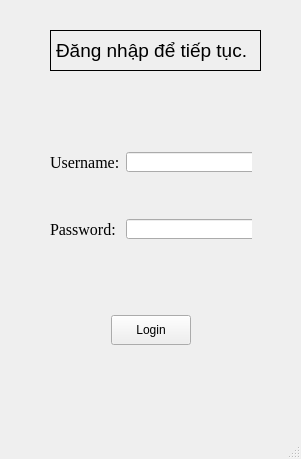
<?xml version="1.0" encoding="UTF-8"?>
<ui version="4.0">
 <class>MainWindow</class>
 <widget class="QMainWindow" name="MainWindow">
  <property name="geometry">
   <rect>
    <x>0</x>
    <y>0</y>
    <width>301</width>
    <height>459</height>
   </rect>
  </property>
  <property name="windowTitle">
   <string>MainWindow</string>
  </property>
  <widget class="QWidget" name="centralwidget">
   <widget class="QWidget" name="horizontalLayoutWidget">
    <property name="geometry">
     <rect>
      <x>50</x>
      <y>290</y>
      <width>201</width>
      <height>80</height>
     </rect>
    </property>
    <layout class="QHBoxLayout" name="horizontalLayout">
     <item>
      <spacer name="horizontalSpacer">
       <property name="orientation">
        <enum>Qt::Horizontal</enum>
       </property>
       <property name="sizeHint" stdset="0">
        <size>
         <width>40</width>
         <height>20</height>
        </size>
       </property>
      </spacer>
     </item>
     <item>
      <widget class="QPushButton" name="pushButton">
       <property name="minimumSize">
        <size>
         <width>80</width>
         <height>30</height>
        </size>
       </property>
       <property name="maximumSize">
        <size>
         <width>80</width>
         <height>30</height>
        </size>
       </property>
       <property name="text">
        <string>Login</string>
       </property>
      </widget>
     </item>
     <item>
      <spacer name="horizontalSpacer_2">
       <property name="orientation">
        <enum>Qt::Horizontal</enum>
       </property>
       <property name="sizeHint" stdset="0">
        <size>
         <width>40</width>
         <height>20</height>
        </size>
       </property>
      </spacer>
     </item>
    </layout>
   </widget>
   <widget class="QWidget" name="formLayoutWidget">
    <property name="geometry">
     <rect>
      <x>50</x>
      <y>110</y>
      <width>202</width>
      <height>171</height>
     </rect>
    </property>
    <layout class="QFormLayout" name="formLayout">
     <item row="1" column="0">
      <widget class="QLabel" name="label">
       <property name="font">
        <font>
         <family>Times New Roman</family>
         <pointsize>12</pointsize>
        </font>
       </property>
       <property name="text">
        <string>Username:</string>
       </property>
      </widget>
     </item>
     <item row="1" column="1">
      <widget class="QLineEdit" name="lineEdit">
       <property name="minimumSize">
        <size>
         <width>130</width>
         <height>20</height>
        </size>
       </property>
       <property name="maximumSize">
        <size>
         <width>130</width>
         <height>20</height>
        </size>
       </property>
      </widget>
     </item>
     <item row="3" column="0">
      <widget class="QLabel" name="label_2">
       <property name="font">
        <font>
         <family>Times New Roman</family>
         <pointsize>12</pointsize>
        </font>
       </property>
       <property name="text">
        <string>Password:</string>
       </property>
      </widget>
     </item>
     <item row="3" column="1">
      <widget class="QLineEdit" name="lineEdit_2">
       <property name="minimumSize">
        <size>
         <width>130</width>
         <height>20</height>
        </size>
       </property>
       <property name="maximumSize">
        <size>
         <width>130</width>
         <height>20</height>
        </size>
       </property>
      </widget>
     </item>
     <item row="2" column="0">
      <spacer name="verticalSpacer">
       <property name="orientation">
        <enum>Qt::Vertical</enum>
       </property>
       <property name="sizeHint" stdset="0">
        <size>
         <width>20</width>
         <height>40</height>
        </size>
       </property>
      </spacer>
     </item>
     <item row="4" column="0">
      <spacer name="verticalSpacer_2">
       <property name="orientation">
        <enum>Qt::Vertical</enum>
       </property>
       <property name="sizeHint" stdset="0">
        <size>
         <width>20</width>
         <height>40</height>
        </size>
       </property>
      </spacer>
     </item>
     <item row="0" column="0">
      <spacer name="verticalSpacer_3">
       <property name="orientation">
        <enum>Qt::Vertical</enum>
       </property>
       <property name="sizeHint" stdset="0">
        <size>
         <width>20</width>
         <height>40</height>
        </size>
       </property>
      </spacer>
     </item>
    </layout>
   </widget>
   <widget class="QLabel" name="label_3">
    <property name="geometry">
     <rect>
      <x>50</x>
      <y>30</y>
      <width>211</width>
      <height>41</height>
     </rect>
    </property>
    <property name="font">
     <font>
      <pointsize>14</pointsize>
     </font>
    </property>
    <property name="frameShape">
     <enum>QFrame::Box</enum>
    </property>
    <property name="text">
     <string>Đăng nhập để tiếp tục.</string>
    </property>
   </widget>
  </widget>
  <widget class="QMenuBar" name="menubar">
   <property name="geometry">
    <rect>
     <x>0</x>
     <y>0</y>
     <width>301</width>
     <height>21</height>
    </rect>
   </property>
  </widget>
  <widget class="QStatusBar" name="statusbar"/>
 </widget>
 <resources/>
 <connections/>
</ui>
